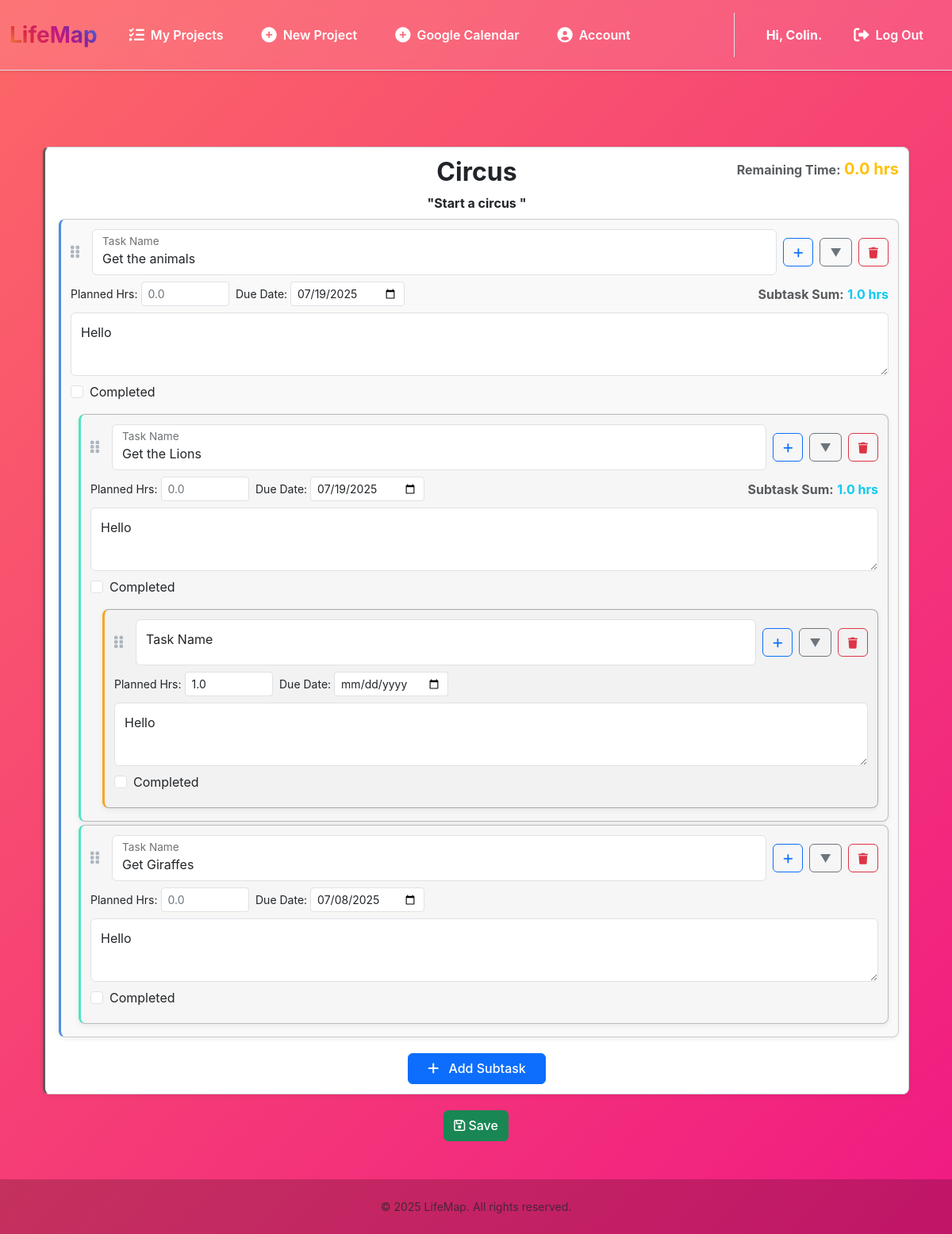
Before: /details/10 (signed in) with the older database file.
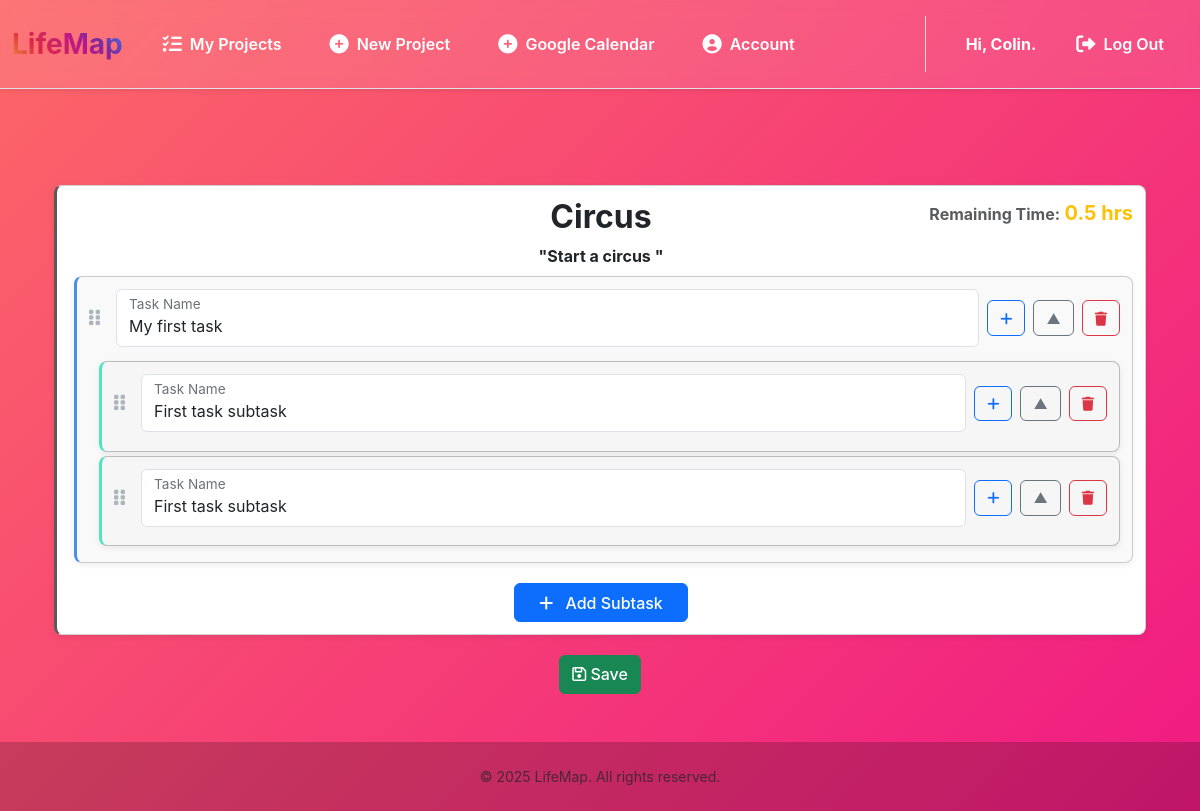
After: the same page with the newer database file.
### tables this page shows
CREATE TABLE users (
    user_id INTEGER PRIMARY KEY AUTOINCREMENT,
    username TEXT NOT NULL UNIQUE,
    email TEXT UNIQUE,
    password_hash TEXT NOT NULL
, google_token TEXT);

CREATE TABLE projects (
    project_id INTEGER PRIMARY KEY AUTOINCREMENT,
    user_id INTEGER NOT NULL,
    name TEXT NOT NULL,
    description TEXT,
    start_date TEXT,
    end_date TEXT,
    FOREIGN KEY (user_id) REFERENCES users (user_id)
);

CREATE TABLE work_items (
    item_id INTEGER PRIMARY KEY AUTOINCREMENT,
    project_id INTEGER NOT NULL,
    parent_item_id INTEGER,
    name TEXT NOT NULL,
    description TEXT,
    due_date DATE,
    is_completed INTEGER DEFAULT 0,
    priority INTEGER DEFAULT 0,
    status TEXT DEFAULT 'To Do',
    assigned_to_user_id INTEGER,
    display_order INTEGER DEFAULT 0,
    planned_hours REAL, -- <--- Changed to REAL (or INTEGER) and removed NOT NULL
    created_at DATETIME DEFAULT CURRENT_TIMESTAMP,
    updated_at DATETIME DEFAULT CURRENT_TIMESTAMP, is_minimized INTEGER DEFAULT 0, google_calendar_event_id TEXT,
    FOREIGN KEY (project_id) REFERENCES projects(project_id) ON DELETE CASCADE,
    FOREIGN KEY (parent_item_id) REFERENCES work_items(item_id) ON DELETE CASCADE,
    FOREIGN KEY (assigned_to_user_id) REFERENCES users(user_id) ON DELETE SET NULL
);

### app.py (the view)
@app.route("/details/<int:project_id>")
@login_required
def tasks(project_id):
    user_id = session["user_id"]
    conn = get_db()
    cursor = conn.cursor()
    cursor.execute(
        """SELECT name, description FROM projects WHERE user_id = ? AND project_id = ?""",
        (user_id,
         project_id))
    project_details = cursor.fetchone()
    if project_details is None:
        return error_page("Project not found or you are not authorized.", 404)
    project_name = project_details["name"]
    cursor.execute(
        """SELECT * FROM work_items WHERE project_id = ?""", (project_id,))
    tasks_flat_list = cursor.fetchall()
    tree = build_task_tree(tasks_flat_list)
    return render_template(
        'tasks.html',
        tasks=tree,
        project_id=project_id,
        project_name=project_name,
        username=get_username(user_id),
        project_details=project_details)

### app.py (called while the page is built)
@app.after_request
def after_request(response):
    response.headers["Cache-Control"] = "no-cache, no-store, must-revalidate"
    response.headers["Expires"] = 0
    response.headers["Pragma"] = "no-cache"
    return response

### help.py (called while the page is built)
def get_db():
    if 'lifemap_db' not in g:
        g.lifemap_db = sqlite3.connect("LifeMap.db")
        g.lifemap_db.row_factory = sqlite3.Row
    return g.lifemap_db

def login_required(f):
    @wraps(f)
    def decorated_function(*args, **kwargs):
        if session.get("user_id") is None:
            return redirect("/login")
        return f(*args, **kwargs)
    return decorated_function

def get_username(user_id):
    conn = get_db()
    cursor = conn.cursor()
    cursor.execute("""SELECT username FROM users WHERE user_id = ?""", (user_id,))
    username_row = cursor.fetchone()
    return username_row[0] if username_row else None

### templates/tasks.html (shortened to what this page needs)
{% extends "layout.html" %}
{% block style %}
    <link rel="stylesheet" href="{{ url_for('static', filename='css/tasks.css') }}">
{% endblock %}
{% block username %}
    <div class="fs-6 fw-bold">Hi, {{username}}.</div>
{% endblock %}
{% block main %}
    <div class="container-fluid mt-5">
        <form id="task-manager-form" method="POST">
            <div class="task-list">
                {% macro render_task_item(task, level=0) %}
                    <div class="card subtask-level-{{ level }} mb-1 {% if task.is_completed %}completed-task{% endif %}"
                         data-item-id="{{ task.item_id }}"
                         data-parent-item-id="{{ task.parent_item_id if task.parent_item_id is defined else '' }}"
                         data-level="{{ level }}">
                        <div class="card-body">
                            <div class="task-header">
                                {% if level > 0 %}
                                    <span class="drag-handle"><i class="fa-solid fa-grip-vertical"></i></span>
                                    <div class="form-floating flex-grow-1">
                                        <input type="text" class="form-control" id="name_{{ task.item_id | replace('.', '_') }}" name="name_{{ task.item_id | replace('.', '_') }}" value="{{ task.name }}" placeholder="Subtask Name">
                                        <label for="name_{{ task.item_id | replace('.', '_') }}">Task Name</label>
                                    </div>
                                {% else %}
                                    <h2 class="mb-0 fs-15 fw-bold project-name-centered">{{ project_name }}</h2>
                                    <div class="mb-2 text-end ms-auto">
                                        <strong class="text-muted">Remaining Time:</strong>
                                        <span id="remaining-hours-display" class="fs-5 fw-bold text-warning">
                                        </span>
                                    </div>
                                {% endif %}
                                {% if level > 0 %}
                                    <button type="button" class="btn btn-sm btn-outline-primary add-subtask-btn"><i class="fa-solid fa-plus"></i></button>
                                    <button type="button" class="btn btn-sm btn-outline-secondary toggle-subtasks-btn"><span class="collapse-icon">{% if task.is_minimized %}&#9650;{% else %}&#9660;{% endif %}</span></button>
                                    <button type="button" class="btn btn-sm btn-outline-danger delete-task-btn"><i class="fa-solid fa-trash"></i></button>
                                {% endif %}
                            </div>
                            {% if level > 0 %}
                                <div class="task-options {% if task.is_minimized %}task-options-minimized{% endif %}">
                                    <div class="d-flex flex-wrap align-items-center gap-2">
                                        <div class="d-flex align-items-center gap-1" style="max-width: 200px;">
                                            <label for="planned_hours_{{ task.item_id | replace('.', '_') }}" class="form-label small mb-0 text-nowrap">Planned Hrs:</label>
                                            <input type="number" min="0" step="0.1" class="form-control form-control-sm flex-grow-1"
                                                id="planned_hours_{{ task.item_id | replace('.', '_') }}"
                                                name="planned_hours_{{ task.item_id | replace('.', '_') }}"
                                                value="{{ task.planned_hours if task.planned_hours is not none else '' }}"
                                                placeholder="0.0" {% if task.subtasks %}readonly{% endif %}>
                                        </div>
                                        {% if task.due_date is defined %}
                                        <div class="d-flex align-items-center gap-1" style="max-width: 200px;">
                                            <label for="due_date_{{ task.item_id | replace('.', '_') }}" class="form-label small mb-0 text-nowrap">Due Date:</label>
                                            <input type="date" class="form-control form-control-sm flex-grow-1" id="due_date_{{ task.item_id | replace('.', '_') }}" name="due_date_{{ task.item_id | replace('.', '_') }}" value="{{ task.due_date }}">
                                        </div>
                                        {% endif %}
                                        {% if task.subtasks %}
                                        <div class="text-end ms-auto">
                                            <strong class="text-muted">Subtask Sum:</strong>
                                            <span class="fs-6 fw-bold text-info">
                                                {{ "%.1f" | format(task.calculated_planned_hours) if task.calculated_planned_hours is not none else "N/A" }} hrs
                                            </span>
                                        </div>
                                        {% endif %}
                                        <div class="form-floating flex-grow-1 w-100">
                                            <textarea class="form-control" placeholder="Description" id="description_{{ task.item_id | replace('.', '_') }}" name="description_{{ task.item_id | replace('.', '_') }}">{{ task.description }}</textarea>
                                            <label for="description_{{ task.item_id | replace('.', '_') }}">Hello</label>
                                        </div>
                                        <div class="form-check mb-2">
                                            <input type="checkbox" class="form-check-input completed-checkbox" id="is_completed_{{ task.item_id | replace('.', '_') }}" name="is_completed_{{ task.item_id | replace('.', '_') }}" {% if task.is_completed %}checked{% endif %}>
                                            <label class="form-check-label" for="is_completed_{{ task.item_id | replace('.', '_') }}">Completed</label>
                                        </div>
                                    </div>
                                </div>
                            {% else %}
                                <div class="task-options mb-1 mx-auto fs-6 fw-bold i">
                                    "{{ project_details.description }}"
                                </div>
                            {% endif %}
                            {% if task.subtasks %}
                            <div class="subtask-list">
                                {% for subtask in task.subtasks %}
                                    {{ render_task_item(subtask, level + 1) }}
                                {% endfor %}
                            </div>
                            {% endif %}
                            {% if level == 0 %}
                                <div class="d-flex justify-content-center mt-3">
                                    <button type="button" class="btn btn-primary add-subtask-btn px-4" data-parent-id="{{ task.item_id }}">
                                        <i class="fa-solid fa-plus me-2"></i> Add Subtask
                                    </button>
                                </div>
                            {% endif %}
                        </div>
                    </div>
                {% endmacro %}
                {% for task in tasks %}
                    {{ render_task_item(task, 0) }}
                {% endfor %}
            </div>
            <button type="submit" class="btn btn-success mt-3">
                <i class="fa-regular fa-floppy-disk"></i>
                Save
            </button>
        </form>
    </div>
{% endblock %}

### templates/layout.html (shortened to what this page needs)
<!DOCTYPE html>
<html lang="en">
<head>
    <link href="https://cdn.jsdelivr.net/npm/bootstrap@5.3.3/dist/css/bootstrap.min.css" rel="stylesheet" xintegrity="sha384-QWTKZyjpPEjISv5WaRU9OFeRpok6YctnYmDr5pNlyT2bRjXh0JMhjY6hW+ALEwIH">
    <link href="https://cdnjs.cloudflare.com/ajax/libs/font-awesome/6.0.0-beta3/css/all.min.css" rel="stylesheet">
    <link rel="stylesheet" href="{{ url_for('static', filename='css/layout2.css') }}">
    {% block style %}{% endblock %}
</head>
<body id="bg" class="d-flex flex-column min-vh-100">
    <nav id="bgg" class="navbar navbar-expand-md navbar-light shadow-sm border-bottom py-3 sticky-top">
        <div class="container-fluid">
            <a class="navbar-brand text-gradient fs-3 fw-bolder" href="/">
                LifeMap
            </a>
            <div class="collapse navbar-collapse" id="navbarCollapse">
                {% if session["user_id"] %}
                    <ul class="navbar-nav me-auto mb-2 mb-md-0">
                        <li class="nav-item"><a class="nav-link text-dark py-2 px-3 d-flex align-items-center" href="/projects"><i class="fas fa-list-check me-2"></i> My Projects</a></li>
                        <li class="nav-item"><a class="nav-link text-dark py-2 px-3 d-flex align-items-center" href="/newProject"><i class="fas fa-plus-circle me-2"></i> New Project</a></li>
                        <li class="nav-item"><a class="nav-link text-dark py-2 px-3 d-flex align-items-center" href="/calendar"><i class="fas fa-plus-circle me-2"></i> Google Calendar</a></li>
                        <li class="nav-item"><a class="nav-link text-dark py-2 px-3 d-flex align-items-center" href="/account"><i class="fas fa-user-circle me-2"></i> Account</a></li>
                    </ul>
                    <ul class="navbar-nav ms-auto mb-2 mb-md-0 border-start border-md-0 border-gray-200 ps-md-4">
                        <li class="py-2 px-3 d-flex align-items-center">{% block username %}{% endblock%}</li>
                        <li class="nav-item"><a class="nav-link text-danger py-2 px-3 d-flex align-items-center" href="/logout"><i class="fas fa-sign-out-alt me-2"></i> Log Out</a></li>
                    </ul>
                {% endif %}
            </div>
        </div>
    </nav>
    <main class="flex-grow-1 container-xl py-5 text-center">
        {% block main %}{% endblock %}
    </main>
    <footer id="bg" class="mt-auto py-4 text-center text-muted small">
        &copy; 2025 LifeMap. All rights reserved.
    </footer>
</body>
</html>

### static/css/layout2.css (style rules this page uses)
body { font-family: 'Poppins', sans-serif; background: linear-gradient(-45deg, #6a11cb, #2575fc, #ec008c, #fc6767); background-size: 400% 400%; animation: gradientBG 25s ease infinite; color: #fff; display: flex; flex-direction: column; min-height: 100vh; }
.navbar { background: rgba(255, 255, 255, 0.1); backdrop-filter: blur(10px); border-bottom: 1px solid rgba(255, 255, 255, 0.2); box-shadow: 0 8px 32px 0 rgba(31, 38, 135, 0.37); }
.navbar-brand { font-weight: 700; font-size: 2rem; background: -webkit-linear-gradient(45deg, #f09433, #e6683c, #dc2743, #cc2366, #bc1888, #7a2c9e, #4f5bd5, #1a92d8); -webkit-background-clip: text; -webkit-text-fill-color: transparent; }
.nav-link { color: #fff !important; font-weight: 600; transition: all 0.3s ease; padding: 1rem 1.5rem !important; border-radius: 50px; }
.nav-link i { margin-right: 0.75rem; font-size: 1.2rem; }
footer { background: rgba(0, 0, 0, 0.2); color: rgba(255, 255, 255, 0.7); }

### static/css/tasks.css (style rules this page uses)
body { font-family: 'Inter', sans-serif; background-color: #f8f9fa; }
.drag-handle { cursor: grab; color: #adb5bd; margin-right: 8px; font-size: 1.1rem; }
.task-header { display: flex; align-items: center; position: relative; gap: 0.5rem; margin-bottom: 0.4rem; flex-wrap: wrap; }
.project-name-centered { position: absolute; left: 50%; transform: translateX(-50%); z-index: 1; width: fit-content; white-space: nowrap; }
.task-header > .mb-2.text-end.ms-auto { margin-left: auto; position: relative; z-index: 2; }
.task-header h2 + .mb-2 { margin-left: auto !important; }
.task-header input[type="text"], .task-header input[type="date"] { flex-grow: 1; min-width: 120px; border-radius: 0.375rem; }
.task-options, .subtask-list { display: grid; grid-template-rows: 1fr; transition: grid-template-rows 0.3s ease-in-out, margin-top 0.3s ease-in-out; margin-top: 0.5rem; }
.task-options > *, .subtask-list > * { overflow: hidden; }
.card { border-radius: 0.5rem; box-shadow: 0 2px 6px rgba(0, 0, 0, 0.075); transition: transform 0.2s ease-in-out, box-shadow 0.2s ease-in-out; margin-bottom: 0.5rem; }
.card-body { padding: 0.75rem; }
.btn { border-radius: 0.375rem; font-weight: 500; transition: all 0.2s ease-in-out; padding: 0.4rem 0.75rem; }
.form-floating > .form-control { height: calc(3rem + 2px); padding: 1rem 0.75rem 0.25rem; }
.form-floating > .form-control:not(:placeholder-shown) { padding-top: 1.25rem; padding-bottom: 0.25rem; }
.form-floating > label { padding: 0.75rem 0.75rem; }
.form-control::placeholder { color: #6c757d; opacity: 1; }
.subtask-level-0 { background-color: #ffffff; border: 1px solid #d0d0d0; border-left: 3px solid #5a5a5a; }
.subtask-level-1 { background-color: #f9f9f9;border: 1px solid #cccccc;margin-left: 5px; width: calc(100% - 5px);border-left: 3px solid #4a90e2; }
.subtask-level-2 { background-color: #f6f6f6;border: 1px solid #bbbbbb;margin-left: 10px; width: calc(100% - 10px);border-left: 3px solid #50e3c2; }

Changed rows visible on the page:
removed work_items: name "Get the animals", due_date "07/19/2025", calculated_planned_hours "1.0", item_id "Description", shown under "Circus"
removed work_items: name "Get the Lions", due_date "07/19/2025", calculated_planned_hours "1.0", item_id "Description"
removed work_items: planned_hours "1.0", item_id "Description"
removed work_items: name "Get Giraffes", due_date "07/08/2025", item_id "Description", shown under "1.0"
added work_items: name "My first task", shown under "Circus"
added work_items: name "First task subtask"
added work_items: name "First task subtask"
Other visible differences:
text written by a page script: "0.0 hrs" → "0.5 hrs"
